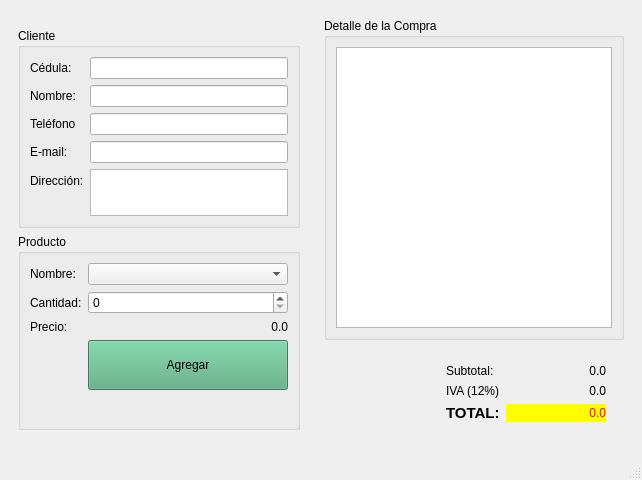
<?xml version="1.0" encoding="UTF-8"?>
<ui version="4.0">
 <class>Principal</class>
 <widget class="QMainWindow" name="Principal">
  <property name="geometry">
   <rect>
    <x>0</x>
    <y>0</y>
    <width>642</width>
    <height>480</height>
   </rect>
  </property>
  <property name="windowTitle">
   <string>Tienda</string>
  </property>
  <widget class="QWidget" name="centralwidget">
   <layout class="QHBoxLayout" name="horizontalLayout">
    <item>
     <widget class="QWidget" name="widget" native="true">
      <property name="minimumSize">
       <size>
        <width>300</width>
        <height>0</height>
       </size>
      </property>
      <property name="maximumSize">
       <size>
        <width>300</width>
        <height>420</height>
       </size>
      </property>
      <layout class="QVBoxLayout" name="verticalLayout">
       <item>
        <widget class="QGroupBox" name="groupBox">
         <property name="maximumSize">
          <size>
           <width>300</width>
           <height>200</height>
          </size>
         </property>
         <property name="title">
          <string>Cliente</string>
         </property>
         <layout class="QFormLayout" name="formLayout_2">
          <item row="0" column="0">
           <widget class="QLabel" name="label_4">
            <property name="text">
             <string>Cédula:</string>
            </property>
           </widget>
          </item>
          <item row="0" column="1">
           <widget class="QLineEdit" name="inCedula"/>
          </item>
          <item row="1" column="0">
           <widget class="QLabel" name="label_5">
            <property name="text">
             <string>Nombre:</string>
            </property>
           </widget>
          </item>
          <item row="1" column="1">
           <widget class="QLineEdit" name="inNombre"/>
          </item>
          <item row="2" column="0">
           <widget class="QLabel" name="label_6">
            <property name="text">
             <string>Teléfono</string>
            </property>
           </widget>
          </item>
          <item row="2" column="1">
           <widget class="QLineEdit" name="inTelefono"/>
          </item>
          <item row="3" column="0">
           <widget class="QLabel" name="label_7">
            <property name="text">
             <string>E-mail:</string>
            </property>
           </widget>
          </item>
          <item row="3" column="1">
           <widget class="QLineEdit" name="inCorreo"/>
          </item>
          <item row="4" column="0">
           <widget class="QLabel" name="label_8">
            <property name="text">
             <string>Dirección:</string>
            </property>
           </widget>
          </item>
          <item row="4" column="1">
           <widget class="QTextEdit" name="inDireccion">
            <property name="maximumSize">
             <size>
              <width>16777215</width>
              <height>100</height>
             </size>
            </property>
           </widget>
          </item>
         </layout>
        </widget>
       </item>
       <item>
        <widget class="QGroupBox" name="groupBox_2">
         <property name="maximumSize">
          <size>
           <width>300</width>
           <height>200</height>
          </size>
         </property>
         <property name="title">
          <string>Producto</string>
         </property>
         <layout class="QFormLayout" name="formLayout_3">
          <item row="0" column="0">
           <widget class="QLabel" name="label_9">
            <property name="text">
             <string>Nombre:</string>
            </property>
           </widget>
          </item>
          <item row="0" column="1">
           <widget class="QComboBox" name="inProducto"/>
          </item>
          <item row="1" column="0">
           <widget class="QLabel" name="label_10">
            <property name="text">
             <string>Cantidad:</string>
            </property>
           </widget>
          </item>
          <item row="1" column="1">
           <widget class="QSpinBox" name="inCantidad"/>
          </item>
          <item row="2" column="0">
           <widget class="QLabel" name="label_11">
            <property name="text">
             <string>Precio:</string>
            </property>
           </widget>
          </item>
          <item row="2" column="1">
           <widget class="QLabel" name="outPrecio">
            <property name="text">
             <string>&lt;html&gt;&lt;head/&gt;&lt;body&gt;&lt;p align=&quot;right&quot;&gt;0.0&lt;/p&gt;&lt;/body&gt;&lt;/html&gt;</string>
            </property>
            <property name="alignment">
             <set>Qt::AlignLeading|Qt::AlignLeft|Qt::AlignVCenter</set>
            </property>
           </widget>
          </item>
          <item row="3" column="1">
           <widget class="QPushButton" name="cmdAgregar">
            <property name="minimumSize">
             <size>
              <width>0</width>
              <height>50</height>
             </size>
            </property>
            <property name="styleSheet">
             <string notr="true">background-color: rgb(85, 170, 127);</string>
            </property>
            <property name="text">
             <string>Agregar</string>
            </property>
           </widget>
          </item>
         </layout>
        </widget>
       </item>
      </layout>
     </widget>
    </item>
    <item>
     <widget class="QWidget" name="widget_2" native="true">
      <layout class="QVBoxLayout" name="verticalLayout_2">
       <item>
        <widget class="QGroupBox" name="groupBox_3">
         <property name="minimumSize">
          <size>
           <width>300</width>
           <height>300</height>
          </size>
         </property>
         <property name="title">
          <string>Detalle de la Compra</string>
         </property>
         <layout class="QHBoxLayout" name="horizontalLayout_3">
          <item>
           <widget class="QTableWidget" name="outDetalle"/>
          </item>
         </layout>
        </widget>
       </item>
       <item>
        <widget class="QWidget" name="widget_3" native="true">
         <layout class="QHBoxLayout" name="horizontalLayout_2">
          <item>
           <spacer name="horizontalSpacer">
            <property name="orientation">
             <enum>Qt::Horizontal</enum>
            </property>
            <property name="sizeHint" stdset="0">
             <size>
              <width>40</width>
              <height>20</height>
             </size>
            </property>
           </spacer>
          </item>
          <item>
           <widget class="QWidget" name="widget_5" native="true">
            <layout class="QFormLayout" name="formLayout">
             <item row="0" column="0">
              <widget class="QLabel" name="label">
               <property name="text">
                <string>Subtotal:</string>
               </property>
              </widget>
             </item>
             <item row="0" column="1">
              <widget class="QLabel" name="outSubtotal">
               <property name="minimumSize">
                <size>
                 <width>100</width>
                 <height>0</height>
                </size>
               </property>
               <property name="text">
                <string>0.0</string>
               </property>
               <property name="alignment">
                <set>Qt::AlignRight|Qt::AlignTrailing|Qt::AlignVCenter</set>
               </property>
              </widget>
             </item>
             <item row="1" column="0">
              <widget class="QLabel" name="label_2">
               <property name="text">
                <string>IVA (12%)</string>
               </property>
              </widget>
             </item>
             <item row="1" column="1">
              <widget class="QLabel" name="outIva">
               <property name="minimumSize">
                <size>
                 <width>100</width>
                 <height>0</height>
                </size>
               </property>
               <property name="text">
                <string>0.0</string>
               </property>
               <property name="alignment">
                <set>Qt::AlignRight|Qt::AlignTrailing|Qt::AlignVCenter</set>
               </property>
              </widget>
             </item>
             <item row="2" column="0">
              <widget class="QLabel" name="label_3">
               <property name="text">
                <string>&lt;html&gt;&lt;head/&gt;&lt;body&gt;&lt;p&gt;&lt;span style=&quot; font-size:11pt; font-weight:600;&quot;&gt;TOTAL:&lt;/span&gt;&lt;/p&gt;&lt;/body&gt;&lt;/html&gt;</string>
               </property>
              </widget>
             </item>
             <item row="2" column="1">
              <widget class="QLabel" name="outTotal">
               <property name="minimumSize">
                <size>
                 <width>100</width>
                 <height>0</height>
                </size>
               </property>
               <property name="styleSheet">
                <string notr="true">background-color: rgb(255, 255, 0);
color: rgb(255, 0, 0);</string>
               </property>
               <property name="text">
                <string>0.0</string>
               </property>
               <property name="alignment">
                <set>Qt::AlignRight|Qt::AlignTrailing|Qt::AlignVCenter</set>
               </property>
              </widget>
             </item>
            </layout>
           </widget>
          </item>
         </layout>
        </widget>
       </item>
      </layout>
     </widget>
    </item>
   </layout>
  </widget>
  <widget class="QMenuBar" name="menubar">
   <property name="geometry">
    <rect>
     <x>0</x>
     <y>0</y>
     <width>642</width>
     <height>21</height>
    </rect>
   </property>
  </widget>
  <widget class="QStatusBar" name="statusbar"/>
 </widget>
 <resources/>
 <connections/>
</ui>
